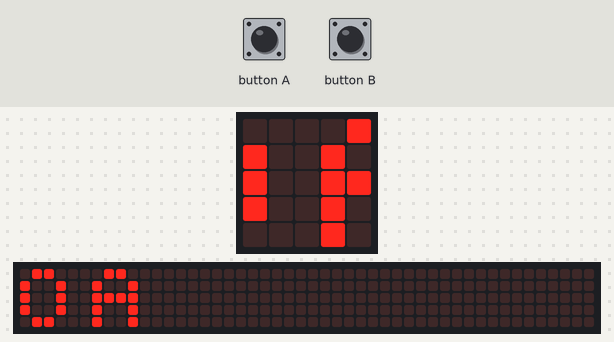
A program run on a simulated BBC micro:bit (MakeCode). Shown: the board's 5×5 LED display, a strip that is not on the board, showing the scrolling text unrolled. The inputs (shaded band) are chosen by the test bench. The 48×5 strip is a reading aid, not a part: it shows the text the display is scrolling, unrolled, one strip-width of it at a time.

Above: at 1.27 s.
1.3 s: button B pressed for 0.15 s
2.0 s: button B pressed for 0.15 s
2.7 s: button B pressed for 0.15 s
At 2.79 s:
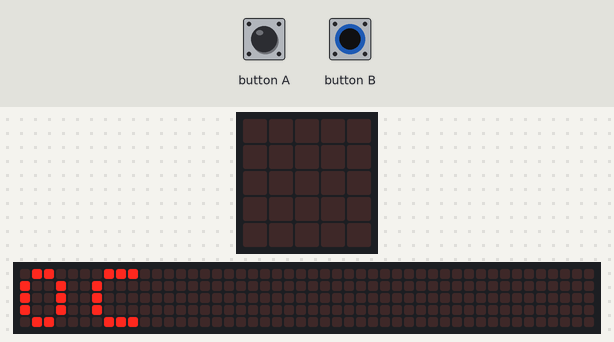
3.4 s: button B pressed for 0.15 s
At 3.41 s:
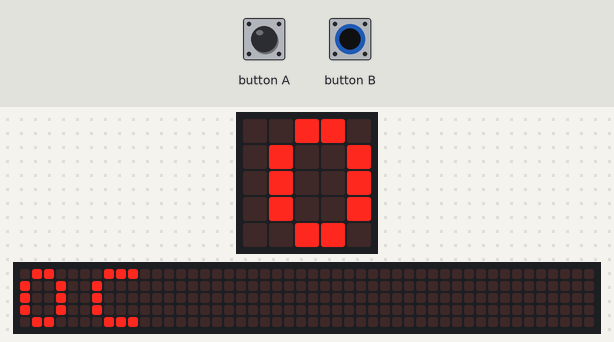
4.1 s: button B pressed for 0.15 s
4.8 s: button B pressed for 0.15 s
At 5.52 s:
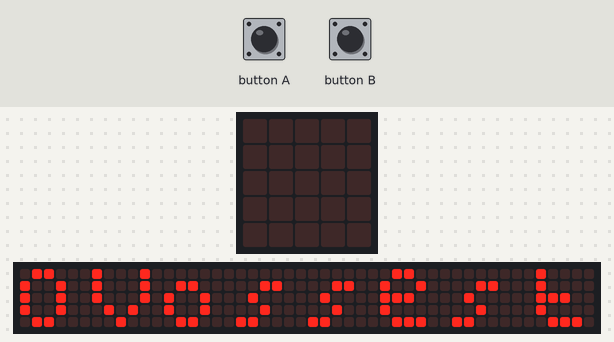
At 16.91 s:
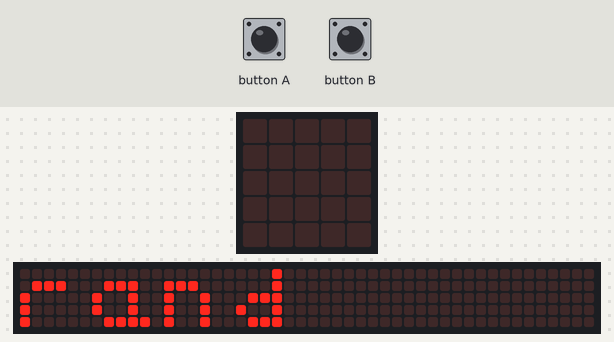

The program:

main.ts
```typescript
input.onButtonPressed(Button.A, function () {
    tal += 1
})
input.onButtonPressed(Button.B, function () {
    bokstav += 1
})
let tal = 0
let bokstav = 0
let teksttabell = ["A", "B", "C", "D", "E", "F", "Vossestrand", "Granvin"]
basic.forever(function () {
    basic.showString("" + tal + teksttabell[bokstav])
})
```

test.ts
```typescript
// testene settes inn her; disse vil ikke kompilert så lenge denne pakken blir brukt som en utvidelse.
```

Measured:
- after the input at 4.8 s, the display: first differs from a run without the input after 0.64 s (image 3)
- what the display in image 4 shows lasts 0.4 s, from 16.7 s to 17.1 s
